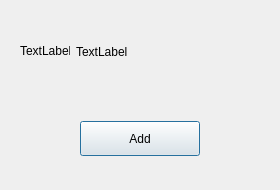
<?xml version="1.0" encoding="UTF-8"?>
<ui version="4.0">
 <class>FindSuccessDlg</class>
 <widget class="QDialog" name="FindSuccessDlg">
  <property name="geometry">
   <rect>
    <x>0</x>
    <y>0</y>
    <width>280</width>
    <height>190</height>
   </rect>
  </property>
  <property name="minimumSize">
   <size>
    <width>280</width>
    <height>190</height>
   </size>
  </property>
  <property name="maximumSize">
   <size>
    <width>280</width>
    <height>190</height>
   </size>
  </property>
  <property name="windowTitle">
   <string>Dialog</string>
  </property>
  <layout class="QVBoxLayout" name="verticalLayout">
   <item>
    <widget class="QWidget" name="widget" native="true">
     <layout class="QHBoxLayout" name="horizontalLayout">
      <item>
       <widget class="QLabel" name="head_lb">
        <property name="minimumSize">
         <size>
          <width>50</width>
          <height>50</height>
         </size>
        </property>
        <property name="maximumSize">
         <size>
          <width>50</width>
          <height>50</height>
         </size>
        </property>
        <property name="text">
         <string>TextLabel</string>
        </property>
       </widget>
      </item>
      <item>
       <widget class="QLabel" name="name_lb">
        <property name="text">
         <string>TextLabel</string>
        </property>
       </widget>
      </item>
      <item>
       <spacer name="horizontalSpacer">
        <property name="orientation">
         <enum>Qt::Orientation::Horizontal</enum>
        </property>
        <property name="sizeHint" stdset="0">
         <size>
          <width>171</width>
          <height>20</height>
         </size>
        </property>
       </spacer>
      </item>
     </layout>
    </widget>
   </item>
   <item>
    <widget class="QWidget" name="widget_2" native="true">
     <layout class="QHBoxLayout" name="horizontalLayout_2">
      <item>
       <widget class="ClickedBtn" name="add_friend_btn">
        <property name="minimumSize">
         <size>
          <width>120</width>
          <height>35</height>
         </size>
        </property>
        <property name="maximumSize">
         <size>
          <width>120</width>
          <height>35</height>
         </size>
        </property>
        <property name="text">
         <string>Add</string>
        </property>
       </widget>
      </item>
     </layout>
    </widget>
   </item>
  </layout>
 </widget>
 <customwidgets>
  <customwidget>
   <class>ClickedBtn</class>
   <extends>QPushButton</extends>
   <header location="global">clickedbtn.h</header>
  </customwidget>
 </customwidgets>
 <resources/>
 <connections/>
</ui>
